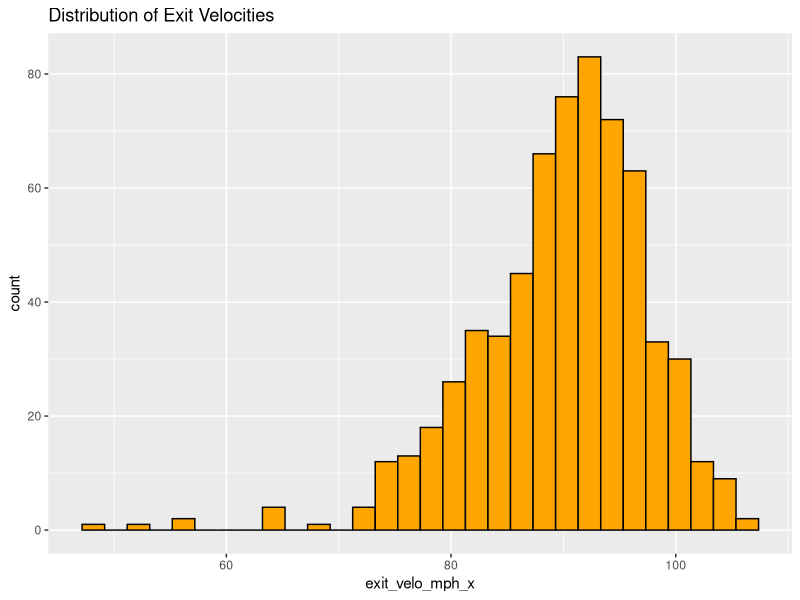
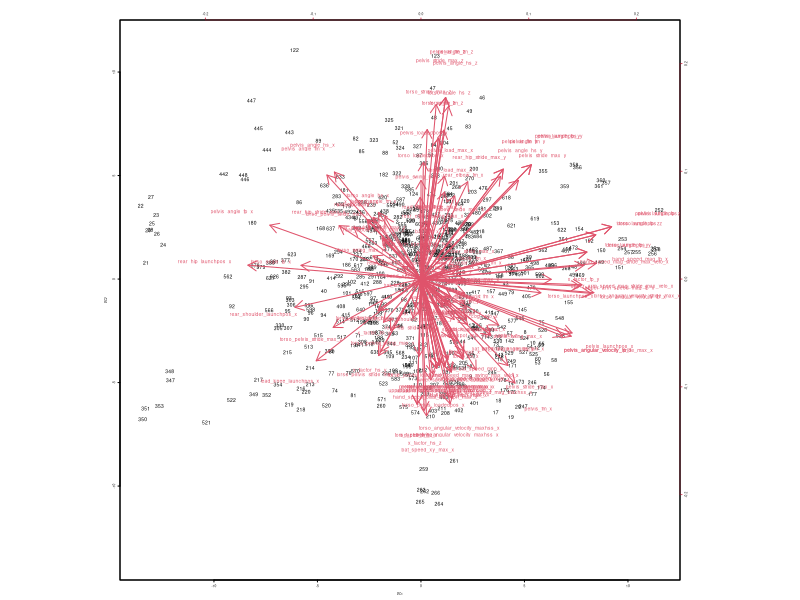
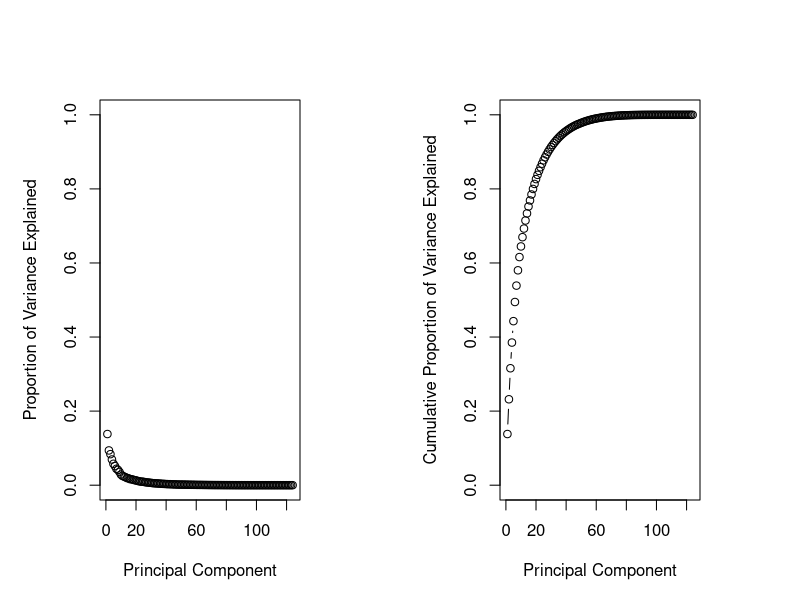
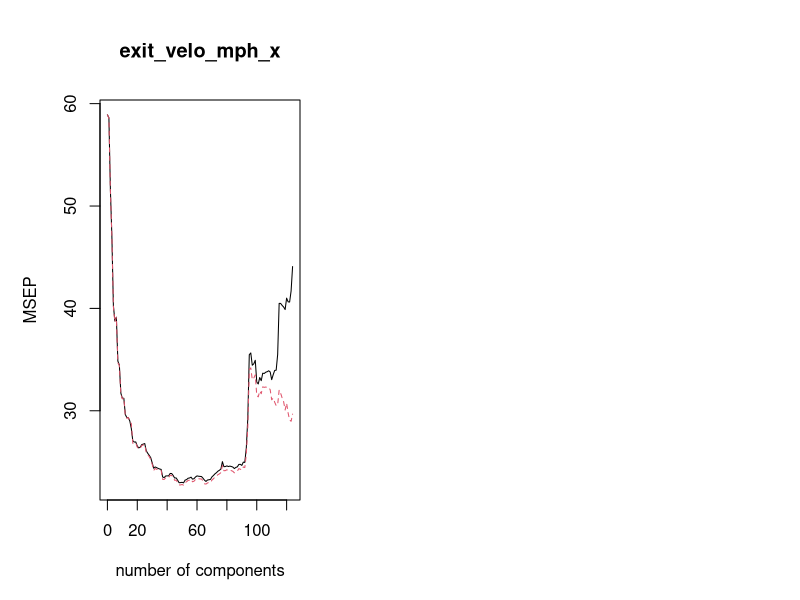

Reproduce these figures in R, in order. (Note: this script raises an error after producing the figures.)
## ---- chunk 1
knitr::opts_chunk$set(echo = TRUE)
## ---- chunk 2
library(readr)
hitters <- read_csv("hitters.csv")
## ---- chunk 3
dim(hitters)
head(hitters)
## ---- chunk 4
library(tidyverse)

sum(colSums(is.na(hitters)))
#observed 35 NAs in the dataset
#30 blast speed, 5 exit velo

#dropping na values
hitters = hitters |>
  drop_na()
## ---- chunk 5
library(ggplot2)

ggplot(hitters, aes(x=exit_velo_mph_x)) + 
  geom_histogram(color = "black", fill = "orange") +
  labs(
    title = "Distribution of Exit Velocities"
  )
## ---- chunk 6
train_df = hitters |>
  #removing non-numeric/relevant columns
  select(
    -session,
    -session_swing
  )

predictors = train_df |>
  select(
    -exit_velo_mph_x
  )

response = train_df |>
  select(
    exit_velo_mph_x
  )
## ---- chunk 7
library(pls)

pcomps = prcomp(predictors, scale = TRUE)
par(mar = c(5, 5, 5, 5), cex = 0.2)  
biplot(pcomps, scale = 0, cex = 1.5)
## ---- chunk 8
pcomps$rotation
## ---- chunk 9
pca_var <- pcomps$sdev^2
pca_var
## ---- chunk 10
pve <- pca_var / sum(pca_var)
pve
## ---- chunk 11
par(mfrow = c(1, 2))
plot(pve, xlab = "Principal Component",
ylab = "Proportion of Variance Explained", ylim = c(0, 1),
type = "b")
plot(cumsum(pve), xlab = "Principal Component",
ylab = "Cumulative Proportion of Variance Explained",
ylim = c(0, 1), type = "b")
## ---- chunk 12
pcr_m = pcr(exit_velo_mph_x~.,
             data=train_df,
             scale = TRUE,
             validation = "CV")

summary(pcr_m)
validationplot(pcr_m, val.type = "MSEP")
## ---- chunk 13
pca_fit
